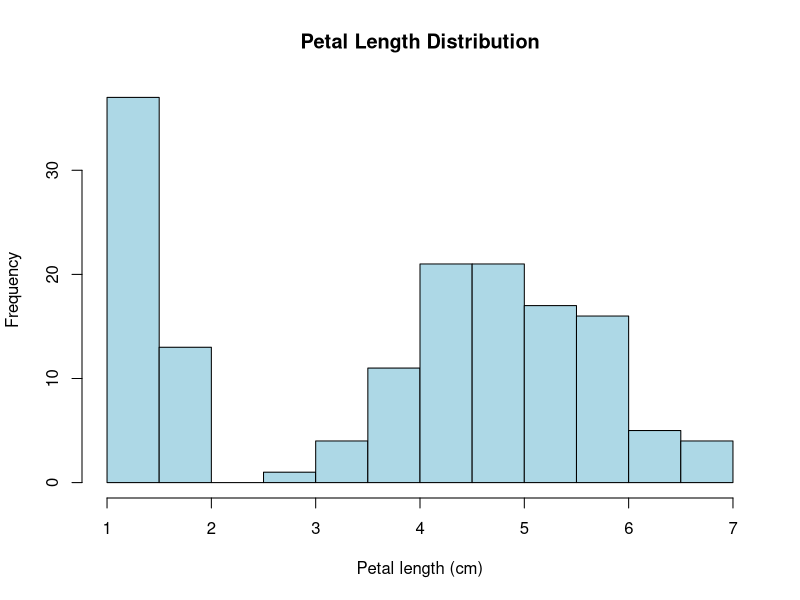
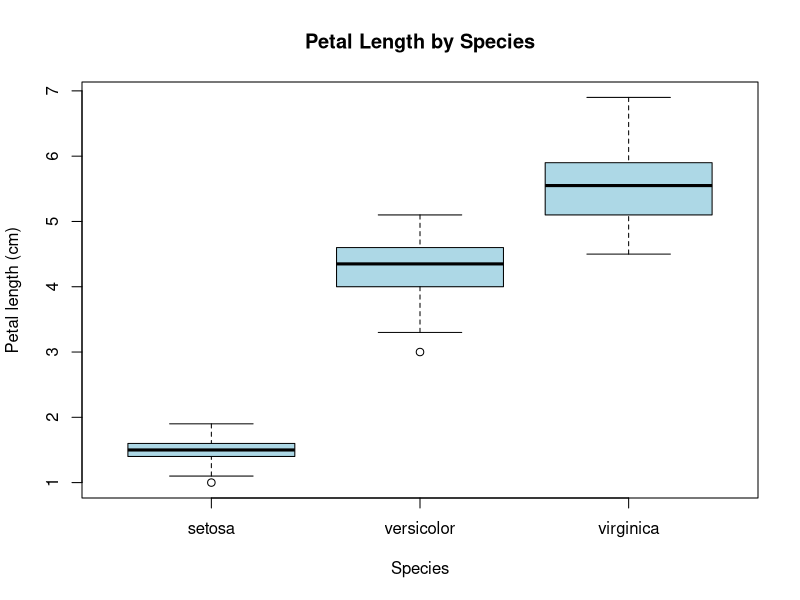
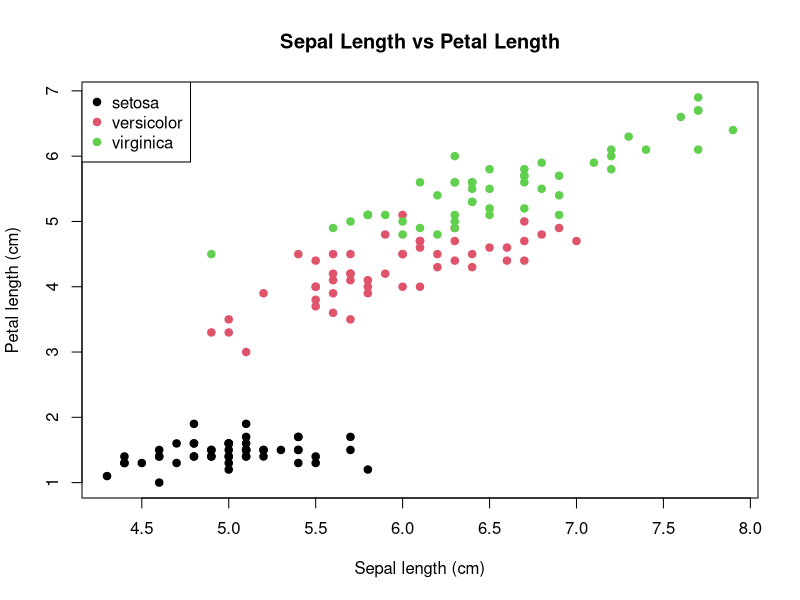
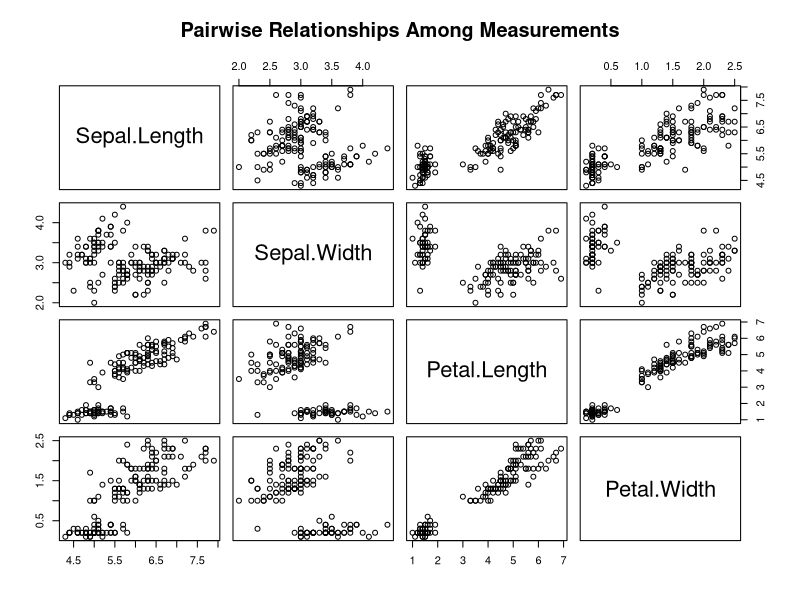
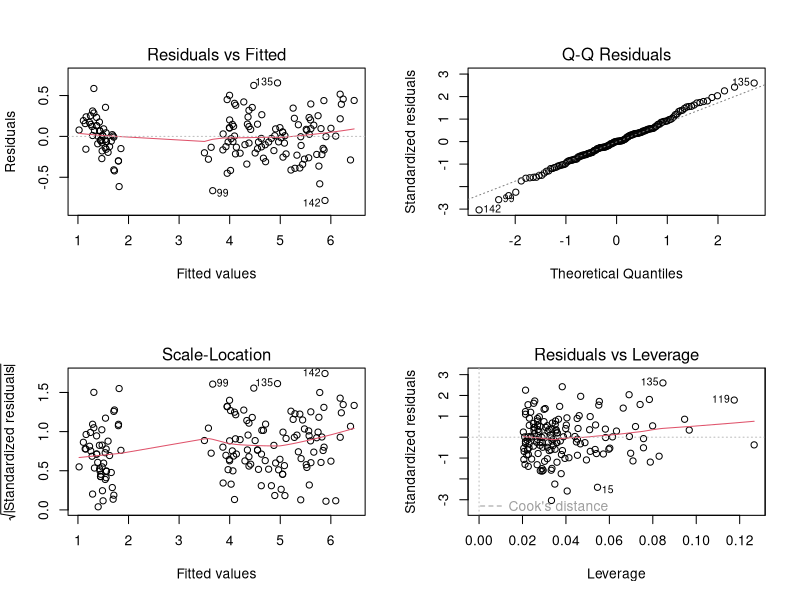

Write R code to recreate these figures, in order.
# Week 4: Integrated Data Cleaning, Visualization, Statistical Analysis and Modeling
# Base R only; uses the built-in iris dataset.
data("iris")
df <- iris

# 1. Data overview and quality checks
cat("Dimensions:", nrow(df), "rows x", ncol(df), "columns\n")
str(df); summary(df)
cat("Missing values by column:\n"); print(colSums(is.na(df)))
cat("Duplicate rows:", sum(duplicated(df)), "\n")
stopifnot(nrow(df) == 150, ncol(df) == 5)

# 2. Descriptive statistics and charts
num <- df[, c("Sepal.Length", "Sepal.Width", "Petal.Length", "Petal.Width")]
cat("Correlation matrix:\n"); print(round(cor(num), 3))
png("week4_hist_petallength.png", width=1000, height=650, res=130)
hist(df$Petal.Length, main="Petal Length Distribution", xlab="Petal length (cm)", col="lightblue"); dev.off()
png("week4_boxplot_species.png", width=1000, height=650, res=130)
boxplot(Petal.Length ~ Species, data=df, main="Petal Length by Species", xlab="Species", ylab="Petal length (cm)", col="lightblue"); dev.off()
png("week4_scatter_sepal_petal.png", width=1000, height=650, res=130)
plot(df$Sepal.Length, df$Petal.Length, pch=19, xlab="Sepal length (cm)", ylab="Petal length (cm)", main="Sepal Length vs Petal Length", col=as.integer(df$Species))
legend("topleft", legend=levels(df$Species), col=1:3, pch=19); dev.off()
png("week4_pairs.png", width=1000, height=1000, res=130)
pairs(num, main="Pairwise Relationships Among Measurements"); dev.off()

# 3. Correlation and hypothesis testing
cat("Pearson correlation test:\n"); print(cor.test(df$Sepal.Length, df$Petal.Length))
cat("ANOVA for petal length by species:\n")
anova_fit <- aov(Petal.Length ~ Species, data=df); print(summary(anova_fit))
cat("Tukey post-hoc comparisons:\n"); print(TukeyHSD(anova_fit))

# 4. Multiple linear regression
model <- lm(Petal.Length ~ Sepal.Length + Sepal.Width + Petal.Width + Species, data=df)
cat("Regression summary:\n"); print(summary(model))

# 5. Holdout validation
set.seed(42)
train_idx <- sample(seq_len(nrow(df)), size=floor(0.8*nrow(df)))
train <- df[train_idx, ]; test <- df[-train_idx, ]
hold_model <- lm(Petal.Length ~ Sepal.Length + Sepal.Width + Petal.Width + Species, data=train)
hold_pred <- predict(hold_model, newdata=test)
hold_rmse <- sqrt(mean((test$Petal.Length-hold_pred)^2))
hold_mae <- mean(abs(test$Petal.Length-hold_pred))
hold_r2 <- 1-sum((test$Petal.Length-hold_pred)^2)/sum((test$Petal.Length-mean(test$Petal.Length))^2)
cat("Holdout RMSE:", hold_rmse, " MAE:", hold_mae, " R-squared:", hold_r2, "\n")

# 6. Five-fold cross-validation
set.seed(42)
fold_id <- sample(rep(1:5, length.out=nrow(df)))
cv <- data.frame(Fold=1:5, RMSE=NA_real_, MAE=NA_real_, R2=NA_real_)
for (k in 1:5) {
  tr <- df[fold_id != k, ]; te <- df[fold_id == k, ]
  fit <- lm(Petal.Length ~ Sepal.Length + Sepal.Width + Petal.Width + Species, data=tr)
  pr <- predict(fit, newdata=te)
  cv$RMSE[k] <- sqrt(mean((te$Petal.Length-pr)^2))
  cv$MAE[k] <- mean(abs(te$Petal.Length-pr))
  cv$R2[k] <- 1-sum((te$Petal.Length-pr)^2)/sum((te$Petal.Length-mean(te$Petal.Length))^2)
}
cat("Five-fold CV metrics:\n"); print(cv)
cat("Mean CV metrics:\n"); print(colMeans(cv[, c("RMSE", "MAE", "R2")]))
write.csv(cv, "week4_cv_metrics.csv", row.names=FALSE)

# 7. Regression diagnostics
png("week4_regression_diagnostics.png", width=1000, height=1000, res=130)
par(mfrow=c(2,2)); plot(model); par(mfrow=c(1,1)); dev.off()
cat("Shapiro-Wilk test on model residuals:\n"); print(shapiro.test(residuals(model)))
cat("Saved week4 chart PNGs and week4_cv_metrics.csv in the working directory.\n")
